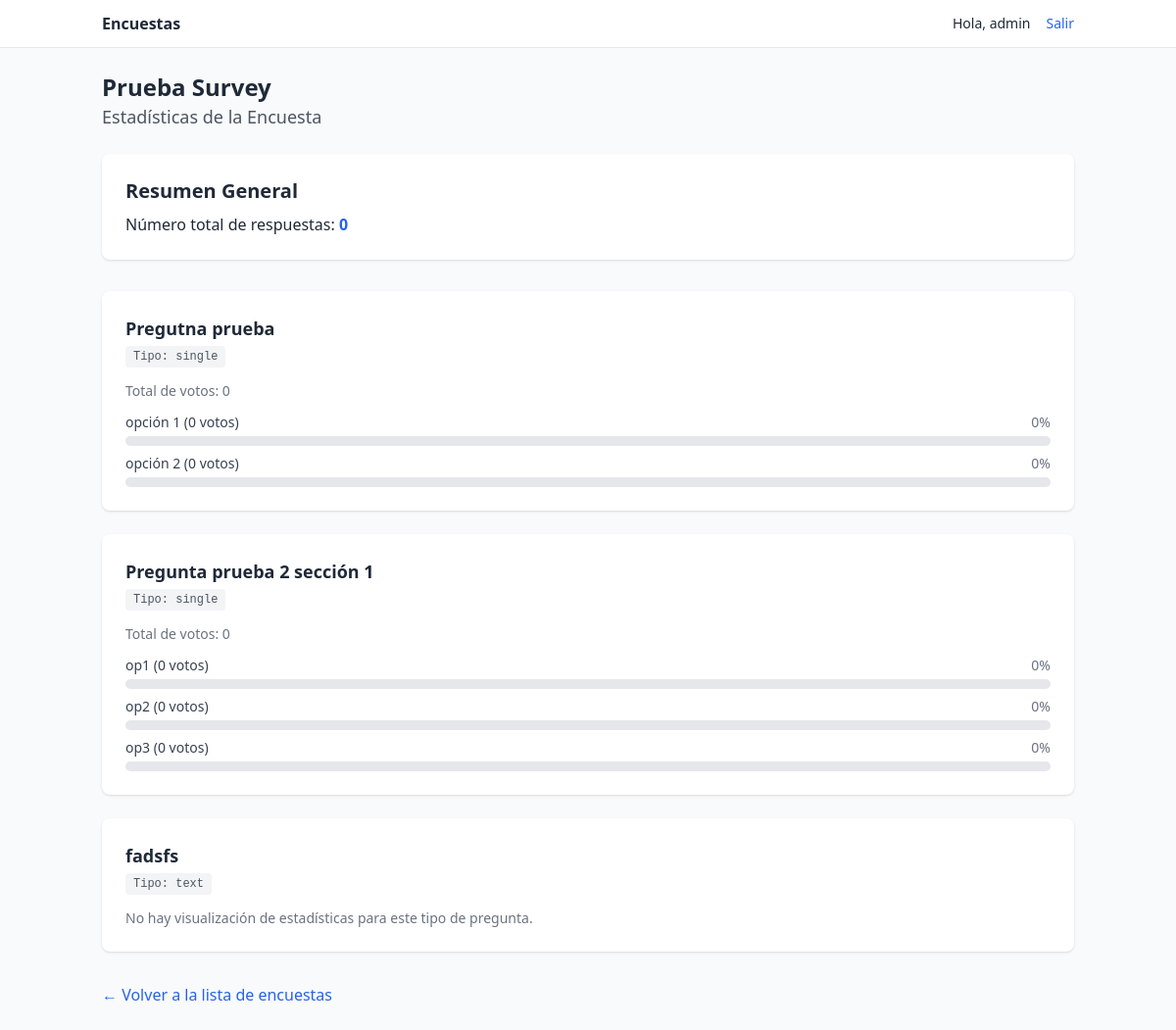
Page /stats/prueba-survey/ (signed in) on the earlier database version.
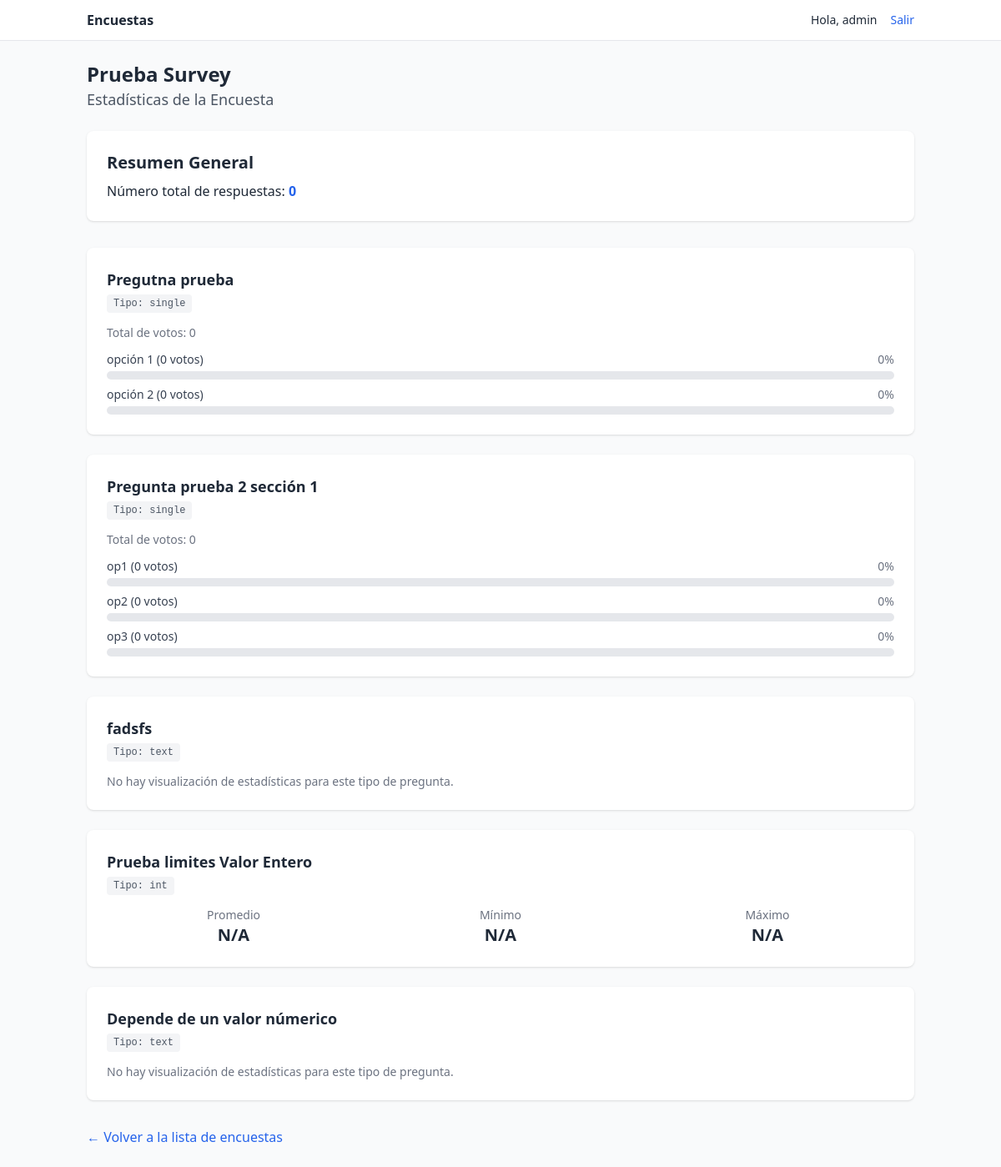
Same page on the later database version.
### surveys/models.py (models this page shows, shortened)
class Question(models.Model):
    section = models.ForeignKey(Section, on_delete=models.CASCADE, related_name="questions")
    code = models.SlugField(max_length=80)
    text = models.TextField()
    help_text = models.TextField(blank=True)
    qtype = models.CharField(max_length=10, choices=QuestionType.choices, default=QuestionType.TEXT)
    required = models.BooleanField(default=True)
    order = models.PositiveIntegerField(default=1)
    max_choices = models.PositiveIntegerField(default=0, help_text="0 = sin límite")
    ubicaciones = models.ManyToManyField(Ubicacion, blank=True, related_name="questions")
    single_choice_display = models.CharField(
        max_length=10,
        choices=SingleChoiceDisplayType.choices,
        default=SingleChoiceDisplayType.RADIO,
        help_text="Solo para preguntas de opción única (single)"
    )
    depends_on = models.ForeignKey(
        'self',
        on_delete=models.SET_NULL,
        null=True,
        blank=True,
        related_name='dependent_questions',
        help_text="La pregunta de la que esta depende"
    )
    depends_on_option = models.ForeignKey(
        'surveys.Option',
        on_delete=models.SET_NULL,
        null=True,
        blank=True,
        related_name='triggering_questions',
        help_text="La opción que activa esta pregunta"
    )
    depends_on_value_min = models.DecimalField(max_digits=10, decimal_places=2, null=True, blank=True, help_text="Valor mínimo para activar la pregunta (para respuestas numéricas)")
    depends_on_value_max = models.DecimalField(max_digits=10, decimal_places=2, null=True, blank=True, help_text="Valor máximo para activar la pregunta (para respuestas numéricas)")
    copy_from = models.CharField(max_length=100, blank=True, help_text="Nombre del campo del cual copiar la respuesta (ej. 'identificacion' o 'question_123').")
    copy_text_from = models.BooleanField(default=False, help_text="Si se marca, el texto de la pregunta se copiará del campo seleccionado.")
    min_value = models.IntegerField(null=True, blank=True, help_text="Valor mínimo para preguntas de tipo entero.")
    max_value = models.IntegerField(null=True, blank=True, help_text="Valor máximo para preguntas de tipo entero.")
    class Meta:
        unique_together = ("section", "code")
        ordering = ["section__order", "order"]
        constraints = [
            CheckConstraint(
                check=Q(depends_on_option__isnull=True) | (Q(depends_on_value_min__isnull=True) & Q(depends_on_value_max__isnull=True)),
                name='option_or_value_dependency'
            )
        ]

### surveys/views.py (the view, shortened to what this page needs)
# urls.py: path("stats/<slug:survey_code>/", views.survey_stats_view, name="stats"),
@login_required
def survey_stats_view(request, survey_code):
    survey = get_object_or_404(Survey, code=survey_code)
    response_count = ResponseSet.objects.filter(survey=survey).count()
    questions = Question.objects.filter(section__survey=survey).order_by('section__order', 'order')
    stats_data = []
    for q in questions:
        q_stats = {
            'text': q.text,
            'type': q.qtype,
            'data': None
        }
        if q.qtype in [QuestionType.SINGLE, QuestionType.MULTI, QuestionType.LIKERT]:
            options_with_counts = []
            options = q.options.all().annotate(count=Count('selected_in')).order_by('-count')
            total_votes = sum(opt.count for opt in options)
            for option in options:
                percentage = (option.count / total_votes * 100) if total_votes > 0 else 0
                options_with_counts.append({
                    'label': option.label,
                    'count': option.count,
                    'percentage': round(percentage, 2)
                })
            q_stats['data'] = {'options': options_with_counts, 'total_votes': total_votes}
        elif q.qtype in [QuestionType.INTEGER, QuestionType.DECIMAL]:
            agg_field = 'integer_answer' if q.qtype == QuestionType.INTEGER else 'decimal_answer'
            result = Answer.objects.filter(question=q, response__survey=survey).aggregate(
                avg=Avg(agg_field),
                min=Min(agg_field),
                max=Max(agg_field)
            )
            if result['avg'] is not None:
                result['avg'] = round(result['avg'], 2)
            q_stats['data'] = result
        stats_data.append(q_stats)
    context = {
        'survey': survey,
        'response_count': response_count,
        'stats_data': stats_data
    }
    return render(request, 'surveys/survey_stats.html', context)

### surveys/templates/surveys/survey_stats.html (shortened to what this page needs)
{% extends "surveys/base.html" %}
{% block content %}
<div class="mb-6">
  <h1 class="text-2xl font-bold">{{ survey.name }}</h1>
  <p class="text-lg text-gray-600">Estadísticas de la Encuesta</p>
</div>
<div class="bg-white p-6 rounded-lg shadow mb-8">
  <h2 class="text-xl font-semibold">Resumen General</h2>
  <p class="mt-2">Número total de respuestas: <span class="font-bold text-blue-600">{{ response_count }}</span></p>
</div>
<div class="space-y-6">
  {% for question_stat in stats_data %}
    <div class="bg-white p-6 rounded-lg shadow">
      <h3 class="font-semibold text-lg">{{ question_stat.text }}</h3>
      <span class="text-xs font-mono bg-gray-100 text-gray-600 px-2 py-1 rounded">Tipo: {{ question_stat.type }}</span>
      <div class="mt-4">
        {% if question_stat.type == 'single' or question_stat.type == 'multi' or question_stat.type == 'likert' %}
          {% with stats=question_stat.data %}
            <p class="text-sm text-gray-500 mb-3">Total de votos: {{ stats.total_votes }}</p>
            <div class="space-y-2">
              {% for option in stats.options %}
                <div>
                  <div class="flex justify-between mb-1">
                    <span class="text-sm font-medium text-gray-700">{{ option.label }} ({{ option.count }} votos)</span>
                    <span class="text-sm font-medium text-gray-500">{{ option.percentage }}%</span>
                  </div>
                  <div class="w-full bg-gray-200 rounded-full h-2.5">
                  </div>
                </div>
              {% empty %}
                <p class="text-sm text-gray-500">Aún no hay respuestas para esta pregunta.</p>
              {% endfor %}
            </div>
          {% endwith %}
        {% elif question_stat.type == 'int' or question_stat.type == 'dec' %}
          {% with stats=question_stat.data %}
            <div class="grid grid-cols-3 gap-4 text-center">
              <div>
                <p class="text-sm text-gray-500">Promedio</p>
                <p class="text-xl font-bold">{{ stats.avg|default:"N/A" }}</p>
              </div>
              <div>
                <p class="text-sm text-gray-500">Mínimo</p>
                <p class="text-xl font-bold">{{ stats.min|default:"N/A" }}</p>
              </div>
              <div>
                <p class="text-sm text-gray-500">Máximo</p>
                <p class="text-xl font-bold">{{ stats.max|default:"N/A" }}</p>
              </div>
            </div>
          {% endwith %}
        {% else %}
          <p class="text-sm text-gray-500">No hay visualización de estadísticas para este tipo de pregunta.</p>
        {% endif %}
      </div>
    </div>
  {% endfor %}
</div>
<div class="mt-8">
    <a href="{% url 'surveys:list' %}" class="text-blue-600 hover:underline">&larr; Volver a la lista de encuestas</a>
</div>
{% endblock %}

Differences in the rows shown:
added Question: text "Prueba limites Valor Entero", type "int"
added Question: text "Depende de un valor númerico", type "text"
Other differences:
new list line: "Tipo: Promedio N/A Mínimo N/A Máximo N/A"
new list line: "Tipo: No hay visualización de estadísticas para este tipo de pregunta."
